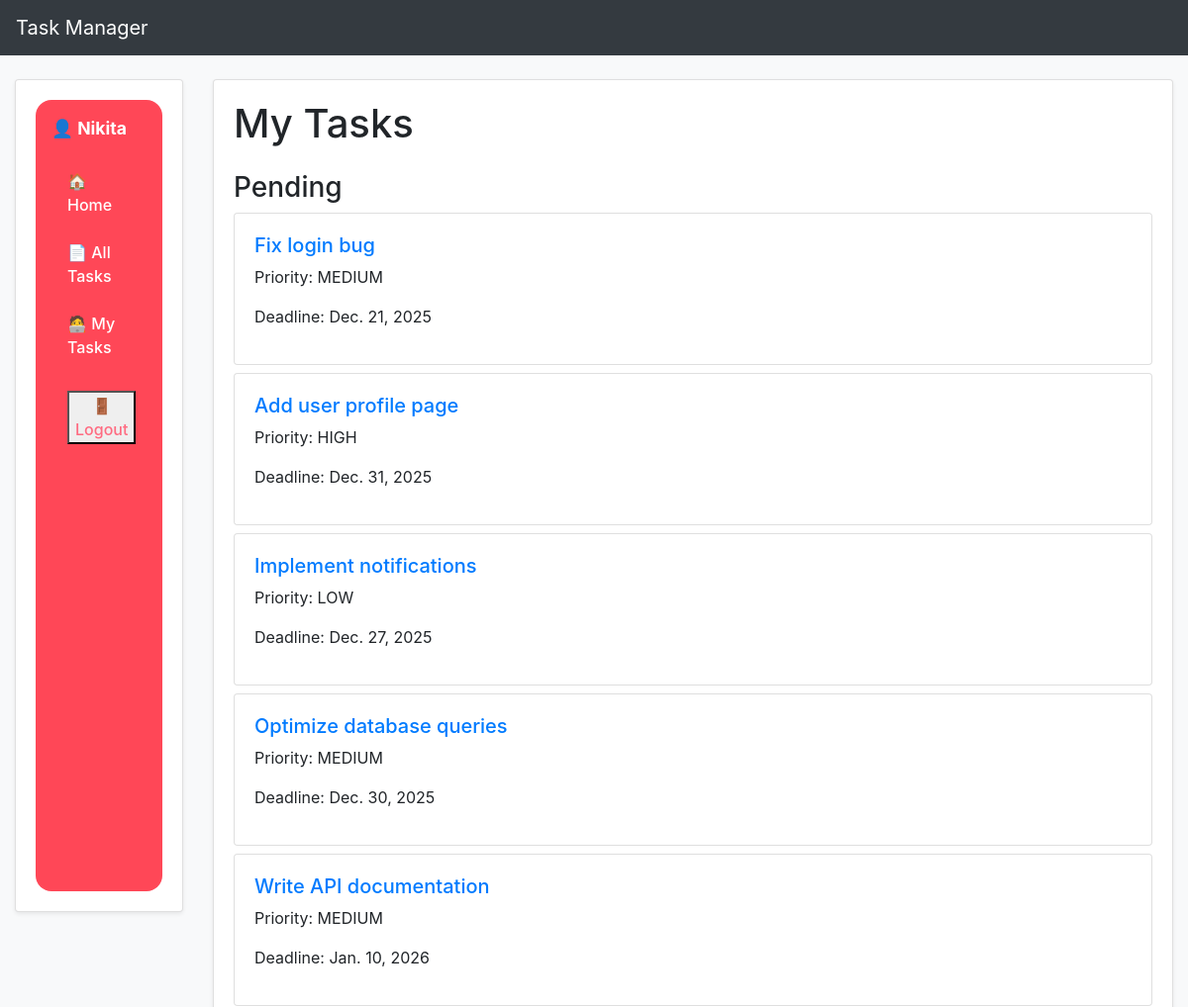
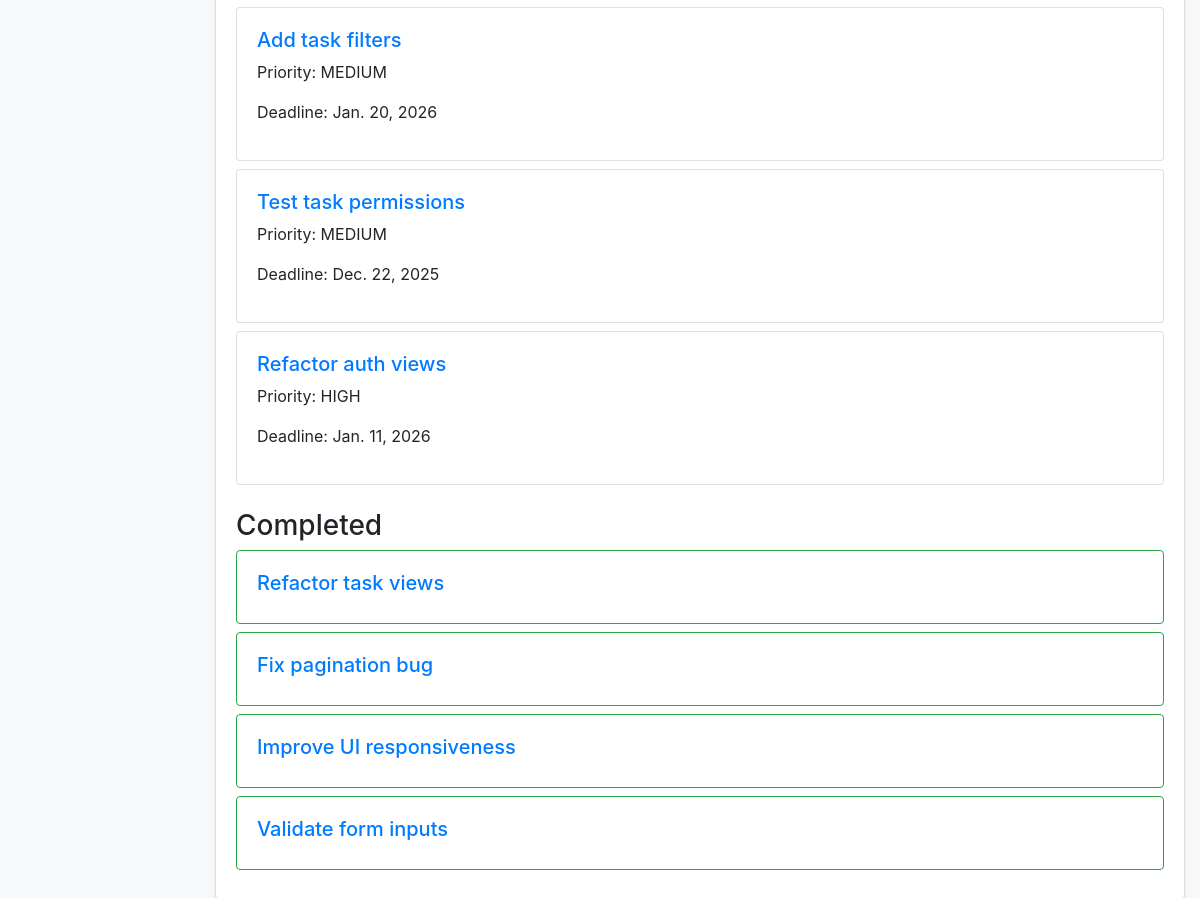
The page /tasks/my/ (signed in) on the database its author committed (2 pictures, top to bottom).
### core/models.py (models this page shows, shortened)
class Worker(AbstractUser):
    position = models.ForeignKey(
        Position,
        on_delete=models.SET_NULL,
        null=True,
        blank=True,
        related_name="workers",
    )

class Task(models.Model):
    class Priority(models.TextChoices):
        LOW = "LOW", "Low"
        MEDIUM = "MEDIUM", "Medium"
        HIGH = "HIGH", "High"
        URGENT = "URGENT", "Urgent"
    name = models.CharField(max_length=255)
    description = models.TextField()
    deadline = models.DateField()
    is_completed = models.BooleanField(default=False)
    priority = models.CharField(
        max_length=10, choices=Priority.choices, default=Priority.MEDIUM
    )
    task_type = models.ForeignKey(
        TaskType, on_delete=models.PROTECT, related_name="tasks"
    )
    assignees = models.ManyToManyField(Worker, related_name="tasks")

### core/views.py (the view)
# urls.py: path("tasks/my/", views.MyTaskListView.as_view(), name="my-task-list"),
class MyTaskListView(LoginRequiredMixin, generic.ListView):
    model = Task
    template_name = "core/my_task_list.html"
    context_object_name = "task_list"
    def get_queryset(self):
        return Task.objects.filter(assignees=self.request.user)

### templates/core/my_task_list.html (shortened to what this page needs)
{% extends "base.html" %}
{% block content %}
  <h1>My Tasks</h1>
  <h3 class="mt-4">Pending</h3>
  {% for task in task_list %}
    {% if not task.is_completed %}
      <div class="card mb-2">
        <div class="card-body">
          <h5>
            <a href="{% url 'core:task-detail' task.id %}">
              {{ task.name }}
            </a>
          </h5>
          <p>Priority: {{ task.priority }}</p>
          <p>Deadline: {{ task.deadline }}</p>
        </div>
      </div>
    {% endif %}
  {% empty %}
    <p>No tasks assigned.</p>
  {% endfor %}
  <h3 class="mt-4">Completed</h3>
  {% for task in task_list %}
    {% if task.is_completed %}
      <div class="card mb-2 border-success">
        <div class="card-body">
          <h5>
            <a href="{% url 'core:task-detail' task.id %}">
              {{ task.name }}
            </a>
          </h5>
        </div>
      </div>
    {% endif %}
  {% endfor %}
{% endblock %}

### templates/includes/sidebar.html (shortened to what this page needs)
<div class="sidebar">
  <div class="sidebar-user mb-3">
    👤 {{ user.username }}
  </div>
  <ul class="list-group list-group-flush">
    <li class="list-group-item">
      <a class="sidebar-link" href="{% url 'core:index' %}">
        🏠 Home
      </a>
    </li>
    <li class="list-group-item">
      <a class="sidebar-link" href="{% url 'core:task-list' %}">
        📄 All Tasks
      </a>
    </li>
    <li class="list-group-item">
      <a class="sidebar-link" href="{% url 'core:my-task-list' %}">
        🧑‍💻 My Tasks
      </a>
    </li>
    <li class="list-group-item mt-2">
  <form method="post" action="{% url 'logout' %}" class="m-0">
    <button type="submit" class="sidebar-link sidebar-logout">
      🚪 Logout
    </button>
  </form>
</li>
  </ul>
</div>

### static/css/styles.css (style rules this page uses)
.sidebar { background-color: #ff4757 !important; min-height: 100vh; padding: 1rem; border-radius: 16px; }
.sidebar .list-group-item { background-color: transparent; border: none; padding: 0.75rem 1rem; }
.sidebar-user { color: #fff; font-weight: 700; font-size: 1.1rem; margin-bottom: 1rem; }
.sidebar-link { color: #fff; display: block; font-weight: 500; transition: all 0.2s ease; }
.sidebar-logout { color: #ff6b81; font-weight: 500; }

### rows shown on the page
Worker: username "Nikita"
Task: name "Fix login bug", priority "MEDIUM", deadline "Dec. 21, 2025"
Task: name "Add user profile page", priority "HIGH", deadline "Dec. 31, 2025"
Task: name "Implement notifications", priority "LOW", deadline "Dec. 27, 2025"
Task: name "Optimize database queries", priority "MEDIUM", deadline "Dec. 30, 2025"
Task: name "Write API documentation", priority "MEDIUM", deadline "Jan. 10, 2026"
Task: name "Add task filters", priority "MEDIUM", deadline "Jan. 20, 2026"
Task: name "Test task permissions", priority "MEDIUM", deadline "Dec. 22, 2025"
Task: name "Refactor auth views", priority "HIGH", deadline "Jan. 11, 2026"
Task: name "Refactor task views"
Task: name "Fix pagination bug"
Task: name "Improve UI responsiveness"
Task: name "Validate form inputs"
